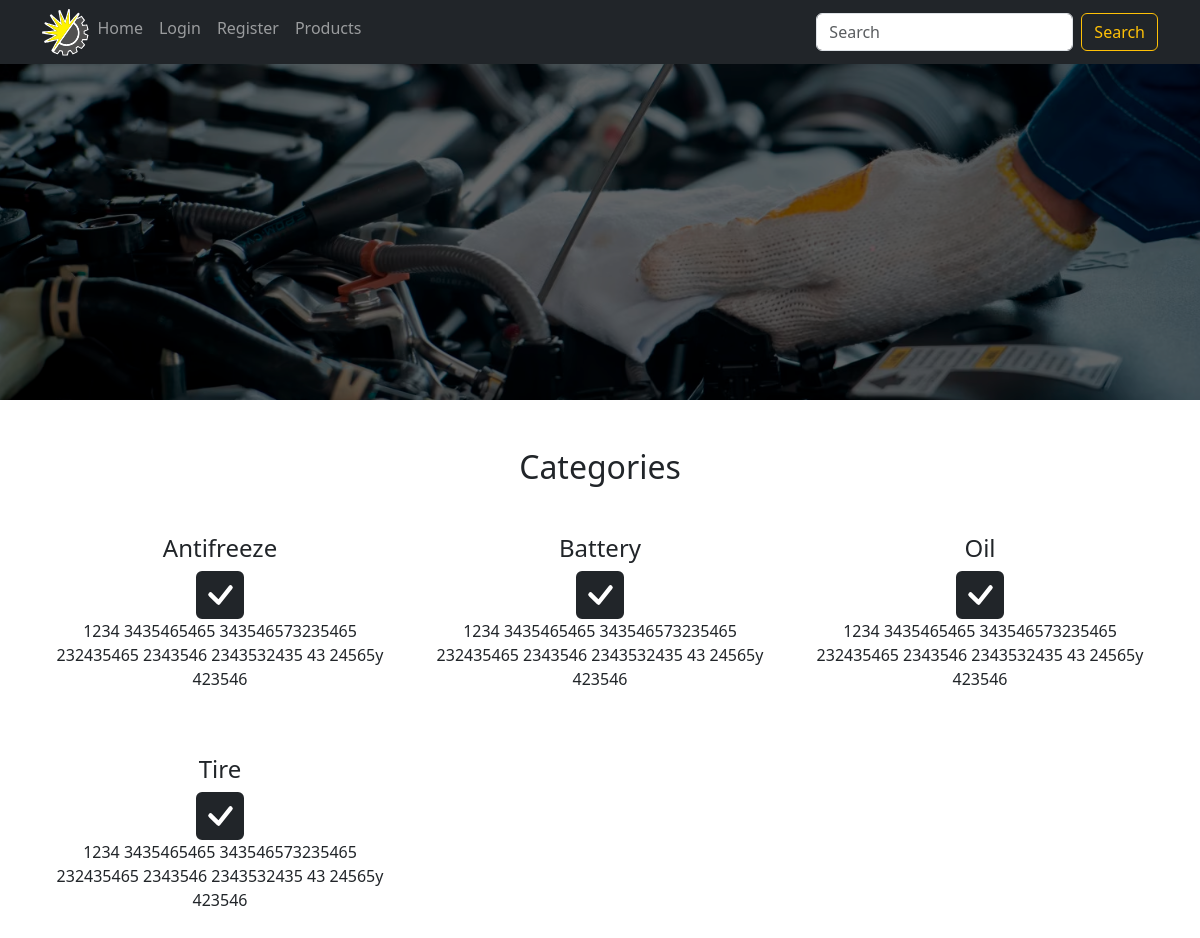
The app's page /, older data.
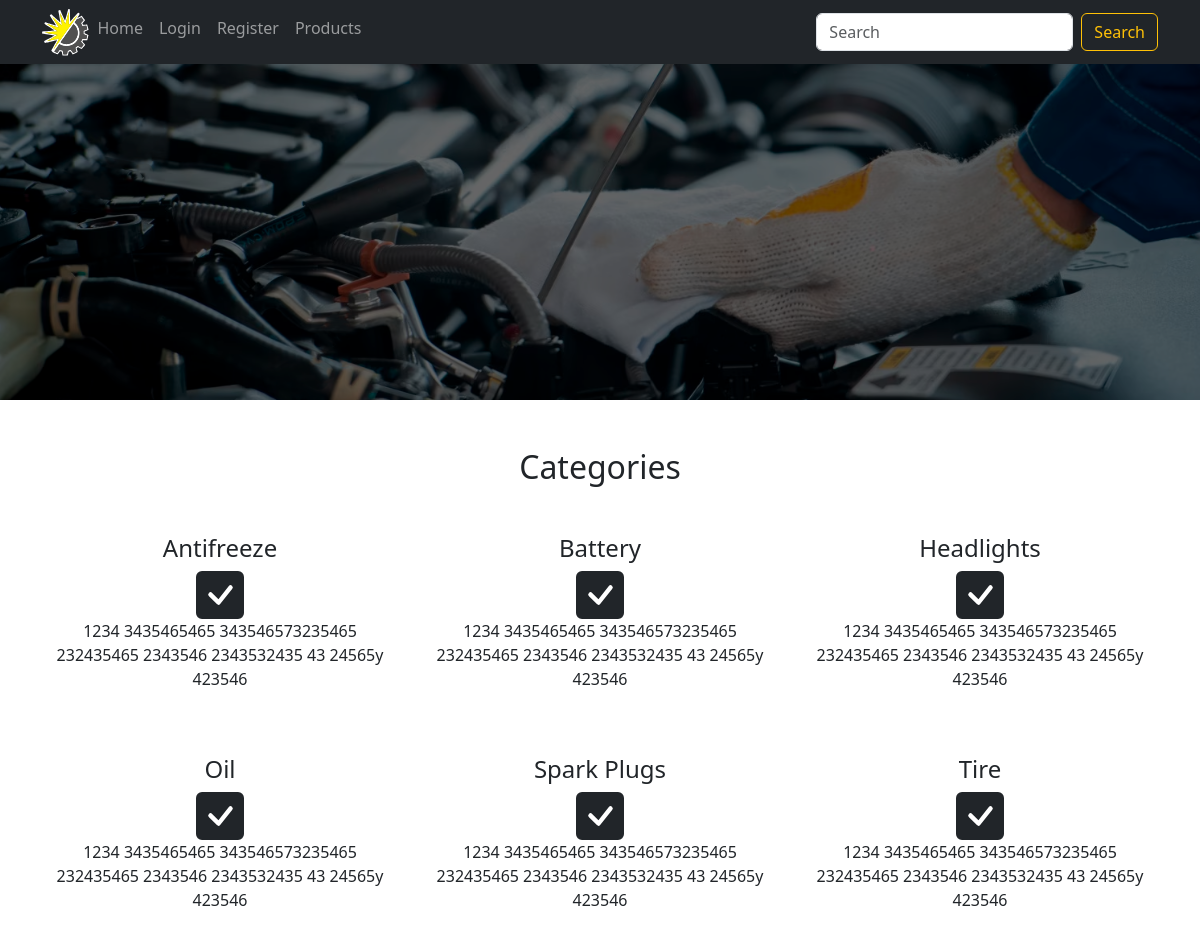
The same page, newer data.
### apps/shop/models.py (models this page shows, shortened)
class Category(models.Model):
    name = models.CharField(max_length=64, unique=True,
                            help_text="Enter a category (e.g. Oil, Tire etc.)")
    logo = SvgField(upload_to='categories_logo', default='categories_logo/logo_default.svg',
                    get_filename=lambda instance: f"logo_{instance.id}", storage=OverwriteCodedStorage())
    image = NamedImageField(upload_to='categories_images', default='categories_images/image_default.png',
                            get_filename=lambda instance: f"image_{instance.id}", storage=OverwriteCodedStorage())
    class Meta:
        verbose_name = "category"
        verbose_name_plural = "categories"
        ordering = ("name",)

### apps/shop/views.py (the view)
# urls.py: path('', views.home, name='home'),
def home(request):
    categories = Category.objects.all()
    return render(request, "shop/home.html", {
        'categories': categories
    })

### templates/shop/home.html (shortened to what this page needs)
{% extends "shop/carousel.html" %}
{% block under_carousel %}
  <div class="container">
    <h2 class="text-center my-5">Categories</h2>
    <div class="row gy-5">
      {% for category in categories %}
        <div class="col-md-4 col-sm-6 text-center">
          <h4>{{ category.name }}</h4>
          <p>1234 3435465465 343546573235465 232435465 2343546 2343532435  43 24565y 423546</p>
        </div>
      {% empty %}
        <h2 class="text-center my-5">No Categories</h2>
      {% endfor %}
    </div>
  </div>
{% endblock %}
{% block carousel_interval %}5000{% endblock %}

### templates/shop/carousel.html (shortened to what this page needs)
{% extends "shop/base.html" %}
{% load static %}
{% block content %}
  {% block carousel %}
    <div
      class="carousel slide"
      data-bs-interval="{% block carousel_interval %}3000{% endblock %}"
      id="carouselControls"
      data-bs-ride="carousel">
      <div class="carousel-inner">
        {% block carousel_items %}
          <div class="carousel-item active">
            <img class="d-block w-100" src="{% static '/images/carousel_1.png' %}" alt="">
          </div>
        {% endblock %}
      </div>
    </div>
  {% endblock %}
  {% block under_carousel %}{% endblock %}
{% endblock %}

### templates/shop/base.html (shortened to what this page needs)
<!doctype html>
{% load static %}
<html lang="en">
  <head>
    <link
      href="https://cdn.jsdelivr.net/npm/bootstrap@5.3.0/dist/css/bootstrap.min.css"
      rel="stylesheet"
>
    {% load static %}
    <link rel="stylesheet" href="{% static 'css/styles.css' %}" />
  </head>
  <body style="height: {% block page_height %}5000px{% endblock %};">
    {% block navbar %}
      <header>
        <nav class="navbar fixed-top navbar-expand-lg navbar-dark bg-dark">
          <div class="container">
            <img style="height:47px;" src="{% static '/images/small_logo.svg' %}" alt="">
            <div class="collapse navbar-collapse" id="navbarContent">
              <ul class="navbar-nav me-auto mb-2">
                <li class="nav-item">
                  <a href="{% url 'shop:home' %}" class="nav-link">Home</a>
                </li>
                {%if request.user.is_authenticated %}
                  <li class="nav-item">
                    <a href="{% url 'shop:logout' %}" class="nav-link">Logout</a>
                  </li>
                {%else%}
                  <li class="nav-item">
                    <a href="{% url 'shop:login' %}" class="nav-link">Login</a>
                  </li>
                  <li class="nav-item">
                    <a href="{% url 'shop:register' %}" class="nav-link">Register</a>
                  </li>
                {%endif%}
                <li class="nav-item">
                  <a href="{% url 'shop:products'%}" class="nav-link">Products</a>
                </li>
              </ul>
              <form action="" class="d-flex">
                <input type="search" placeholder="Search" class="form-control me-2">
                <button
                  type="button"
                  class="btn btn-outline-warning"
                  data-toggle="button"
                  aria-pressed="false">
                  Search
                </button>
              </form>
            </div>
          </div>
        </nav>
      </header>
    {% endblock %}
    <main style="padding-top: 50px; height:350;">
      {% block content %}{% endblock %}
    </main>
  </body>
</html>

### templates/shop/carousel.html (style rules this page uses)
.carousel-inner img { object-fit: cover; height: 350px; }
.carousel-item:after { content:""; position:absolute; top:0; bottom:0; left:0; right:0; background:rgba(0,0,0,0.6); }

Row changes from the older to the newer data that the page shows:
added Category: name "Headlights"
added Category: name "Spark Plugs"
